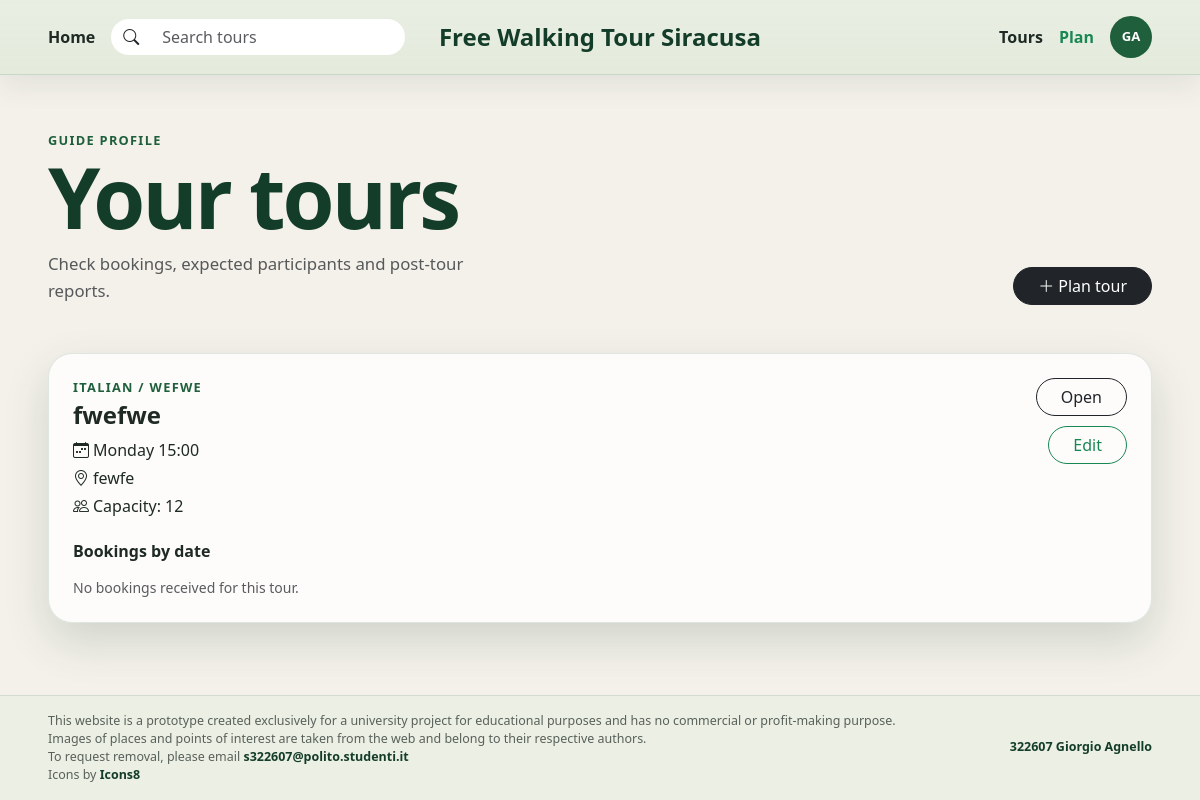
Page /guide/profile (signed in) on the committed database.
### tables this page shows
CREATE TABLE users (
    id INTEGER PRIMARY KEY AUTOINCREMENT,
    first_name TEXT NOT NULL,
    last_name TEXT NOT NULL,
    email TEXT NOT NULL,
    password TEXT NOT NULL,
    role TEXT NOT NULL CHECK (role IN ('guide', 'participant')),
    languages TEXT,
    created_at TEXT NOT NULL DEFAULT CURRENT_TIMESTAMP,
    UNIQUE (email, role)
);

CREATE TABLE tours (
    id INTEGER PRIMARY KEY AUTOINCREMENT,
    guide_id INTEGER NOT NULL,
    title TEXT NOT NULL,
    theme TEXT NOT NULL,
    meeting_point TEXT NOT NULL,
    duration_mins INTEGER NOT NULL CHECK (duration_mins > 0),
    language TEXT NOT NULL,
    max_participants INTEGER NOT NULL CHECK (max_participants > 0),
    description TEXT NOT NULL,
    created_at TEXT NOT NULL DEFAULT CURRENT_TIMESTAMP,
    FOREIGN KEY (guide_id) REFERENCES users (id) ON DELETE CASCADE
);

### app.py (the view, shortened to what this page needs)
@app.route("/guide/profile")
@login_required
def guide_profile():
    denied = require_role("guide")
    if denied:
        return denied
    conn = get_db_connection()
    rows = conn.execute(
        """
        SELECT tours.*, users.first_name AS guide_first_name,
               users.last_name AS guide_last_name
        FROM tours
        JOIN users ON users.id = tours.guide_id
        WHERE guide_id = ?
        ORDER BY tours.created_at DESC, tours.id DESC
        """,
        (current_user.id,),
    ).fetchall()
    tours = []
    now = dt.datetime.now()
    for row in rows:
        tour = enrich_tour(conn, row)
        groups = conn.execute(
            """
            SELECT tour_date, COUNT(*) AS reservation_count,
                   COALESCE(SUM(num_people), 0) AS people_count
            FROM reservations
            WHERE tour_id = ? AND status = 'booked'
            GROUP BY tour_date
            ORDER BY tour_date
            """,
            (tour["id"],),
        ).fetchall()
        tour["reservation_dates"] = []
        tours.append(tour)
    conn.close()
    return render_template("guide_profile.html", tours=tours)

### templates/guide_profile.html (shortened to what this page needs)
{% extends 'base.html' %}
{% block content %}
<main class="container-fluid px-3 px-lg-5 py-4 py-lg-5">
  <header class="mb-4 mb-lg-5">
    <div class="d-flex flex-column flex-lg-row justify-content-between gap-3">
      <div>
        <p class="section-label mb-2">Guide profile</p>
        <h1 class="homepage-title mb-3">Your tours</h1>
        <p class="homepage-text mb-0 text-muted">
          Check bookings, expected participants and post-tour reports.
        </p>
      </div>
      <div class="align-self-lg-end">
        <a class="btn btn-dark rounded-pill px-4" href="{{ url_for('create_tour') }}">
          <i class="bi bi-plus-lg me-1"></i>Plan tour
        </a>
      </div>
    </div>
  </header>
  <section class="profile-list">
    {% for tour in tours %}
      <article class="profile-card">
        <div class="profile-card-main">
          <div>
            <p class="section-label mb-1">{{ tour.language }} / {{ tour.theme }}</p>
            <h2 class="h4 fw-bold mb-2">{{ tour.title }}</h2>
            <p class="mb-1"><i class="bi bi-calendar-week me-1"></i>{{ tour.schedule_label }}</p>
            <p class="mb-1"><i class="bi bi-geo-alt me-1"></i>{{ tour.meeting_point }}</p>
            <p class="mb-0"><i class="bi bi-people me-1"></i>Capacity: {{ tour.max_participants }}</p>
          </div>
          <div class="profile-card-actions">
            <a class="btn btn-outline-dark rounded-pill px-4" href="{{ url_for('tour_detail', id=tour.id) }}">Open</a>
            {% if tour.can_edit %}
              <a class="btn btn-outline-success rounded-pill px-4" href="{{ url_for('edit_tour', id=tour.id) }}">Edit</a>
            {% else %}
              <span class="badge text-bg-secondary rounded-pill p-2">Editing locked</span>
            {% endif %}
          </div>
        </div>
        <div class="reservation-block mt-4">
          <h3 class="h6 fw-bold mb-3">Bookings by date</h3>
          {% for group in tour.reservation_dates %}
            <section class="reservation-date">
              <div class="reservation-date-head">
                <div>
                  <p class="mb-1 fw-bold">{{ group.date }} at {{ group.start_time }}</p>
                  <p class="small text-muted mb-0">
                    {{ group.reservation_count }} bookings / {{ group.people_count }} expected participants
                  </p>
                </div>
                {% if group.report %}
                  <span class="badge text-bg-success rounded-pill p-2">Report submitted: {{ group.report.actual_participants }} present</span>
                {% elif group.can_report %}
                  <span class="badge text-bg-warning text-dark rounded-pill p-2">Report required</span>
                {% else %}
                  <span class="badge text-bg-light text-dark border rounded-pill p-2">Scheduled</span>
                {% endif %}
              </div>
              <div class="table-responsive mt-3">
                <table class="table table-sm align-middle">
                  <thead>
                    <tr>
                      <th>Participant</th>
                      <th>Email</th>
                      <th>People</th>
                      <th>Guest full names</th>
                    </tr>
                  </thead>
                  <tbody>
                    {% for reservation in group.reservations %}
                      <tr>
                        <td>{{ reservation.first_name }} {{ reservation.last_name }}</td>
                        <td>{{ reservation.email }}</td>
                        <td>{{ reservation.num_people }}</td>
                        <td>{{ reservation.extra_names or '-' }}</td>
                      </tr>
                    {% endfor %}
                  </tbody>
                </table>
              </div>
              {% if group.report %}
                <div class="report-summary mt-3">
                  <span class="small text-muted">
                    Report closed with {{ group.report.actual_participants }} actual participants.
                  </span>
                  <a class="small fw-bold text-success ms-2" href="{{ group.report.evidence_photo }}" target="_blank" rel="noopener">Open evidence photo</a>
                </div>
              {% endif %}
              {% if group.can_report %}
                <form class="report-form mt-3" action="{{ url_for('submit_report', tour_id=tour.id, tour_date=group.date) }}" method="POST" enctype="multipart/form-data">
                  <div class="row g-2 align-items-end">
                    <div class="col-md-4">
                      <label class="form-label small fw-bold" for="actual{{ tour.id }}{{ loop.index }}">Actual participants</label>
                      <input id="actual{{ tour.id }}{{ loop.index }}" class="form-control rounded-pill bg-light border-0 px-3" type="number" name="actual_participants" min="0" max="{{ group.people_count }}" value="{{ group.report.actual_participants if group.report else group.people_count }}" required>
                    </div>
                    <div class="col-md-5">
                      <label class="form-label small fw-bold" for="evidence{{ tour.id }}{{ loop.index }}">Evidence photo</label>
                      <input id="evidence{{ tour.id }}{{ loop.index }}" class="form-control rounded-pill border-0" type="file" name="evidence_photo" accept="image/*" required>
                    </div>
                    <div class="col-md-3 d-grid">
                      <button class="btn btn-dark rounded-pill" type="submit">Save report</button>
                    </div>
                  </div>
                </form>
              {% endif %}
            </section>
          {% else %}
            <p class="small text-muted mb-0">No bookings received for this tour.</p>
          {% endfor %}
        </div>
      </article>
    {% else %}
      <div class="empty-state">
        <h2 class="h5 fw-bold">You have not planned any tours yet</h2>
        <p class="text-muted mb-3">Create the first guided itinerary for Siracusa.</p>
        <a class="btn btn-dark rounded-pill px-4" href="{{ url_for('create_tour') }}">Plan tour</a>
      </div>
    {% endfor %}
  </section>
</main>
{% endblock %}

### templates/base.html (shortened to what this page needs)
<!doctype html>
<html lang="en">
  <head>
    <link href="https://cdn.jsdelivr.net/npm/bootstrap@5.3.3/dist/css/bootstrap.min.css" rel="stylesheet">
    <link href="https://cdn.jsdelivr.net/npm/bootstrap-icons@1.11.3/font/bootstrap-icons.css" rel="stylesheet">
    <link href="{{ url_for('static', filename='assets/css/style.css') }}" rel="stylesheet">
  </head>
  <body>
    <header class="site-header sticky-top">
      <nav class="navbar navbar-expand-lg py-3">
        <div class="container-fluid px-3 px-lg-5">
          <div class="navbar-desktop d-none d-lg-grid align-items-center">
            <div class="nav-left d-flex align-items-center gap-3">
              <a class="nav-link" href="{{ url_for('index') }}">Home</a>
              <form class="search-box m-0" role="search" action="{{ url_for('tours') }}" method="get">
                <div class="input-group rounded-pill overflow-hidden">
                  <span class="input-group-text"><i class="bi bi-search"></i></span>
                  <input class="form-control" name="q" type="search" placeholder="Search tours" aria-label="Search tours">
                </div>
              </form>
            </div>
            <a class="site-brand m-0" href="{{ url_for('index') }}">Free Walking Tour Siracusa</a>
            <div class="nav-right d-flex align-items-center justify-content-end gap-3">
              <a class="nav-link" href="{{ url_for('tours') }}">Tours</a>
              {% if current_user.is_authenticated and current_user.role == 'guide' %}
                <a class="nav-link fw-bold text-success" href="{{ url_for('create_tour') }}">Plan</a>
              {% endif %}
              {% if current_user.is_authenticated %}
                <div class="dropdown user-dropdown">
                  <button class="user-initials" type="button" data-bs-toggle="dropdown" aria-expanded="false" aria-label="Profile">
                    {{ current_user.first_name[:1] }}{{ current_user.last_name[:1] }}
                  </button>
                </div>
              {% else %}
                <div class="auth-actions d-flex align-items-center gap-2">
                  <a class="btn btn-outline-success rounded-pill px-3" href="{{ url_for('login') }}">Sign in</a>
                  <a class="btn btn-dark rounded-pill px-3" href="{{ url_for('register') }}">Register</a>
                </div>
              {% endif %}
            </div>
          </div>
        </div>
      </nav>
    </header>
    {% block content %}{% endblock %}
    <footer class="site-footer">
      <div class="container-fluid px-3 px-lg-5 py-3">
        <div class="footer-content">
          <div class="footer-disclaimer">
            <p class="mb-0">This website is a prototype created exclusively for a university project for educational purposes and has no commercial or profit-making purpose.</p>
            <p class="mb-0">Images of places and points of interest are taken from the web and belong to their respective authors.</p>
            <p class="mb-0">To request removal, please email <a href="mailto:s322607@polito.studenti.it" target="_blank" rel="noopener noreferrer">s322607@polito.studenti.it</a></p>
            <p class="mb-0">Icons by <a href="https://icons8.com/" target="_blank" rel="noopener noreferrer">Icons8</a></p>
          </div>
          <p class="footer-owner mb-0"><a href="https://www.linkedin.com/in/giorgioagnello/" target="_blank" rel="noopener noreferrer">322607 Giorgio Agnello</a></p>
        </div>
      </div>
    </footer>
  </body>
</html>

### rows in the picture
users: first_name "G", last_name "A"
tours: language "ITALIAN", theme "WEFWE", title "fwefwe", meeting_point "fewfe"

### other values in the picture
{{ tour.schedule_label }} "Monday 15:00"
{{ tour.max_participants }} "12"
